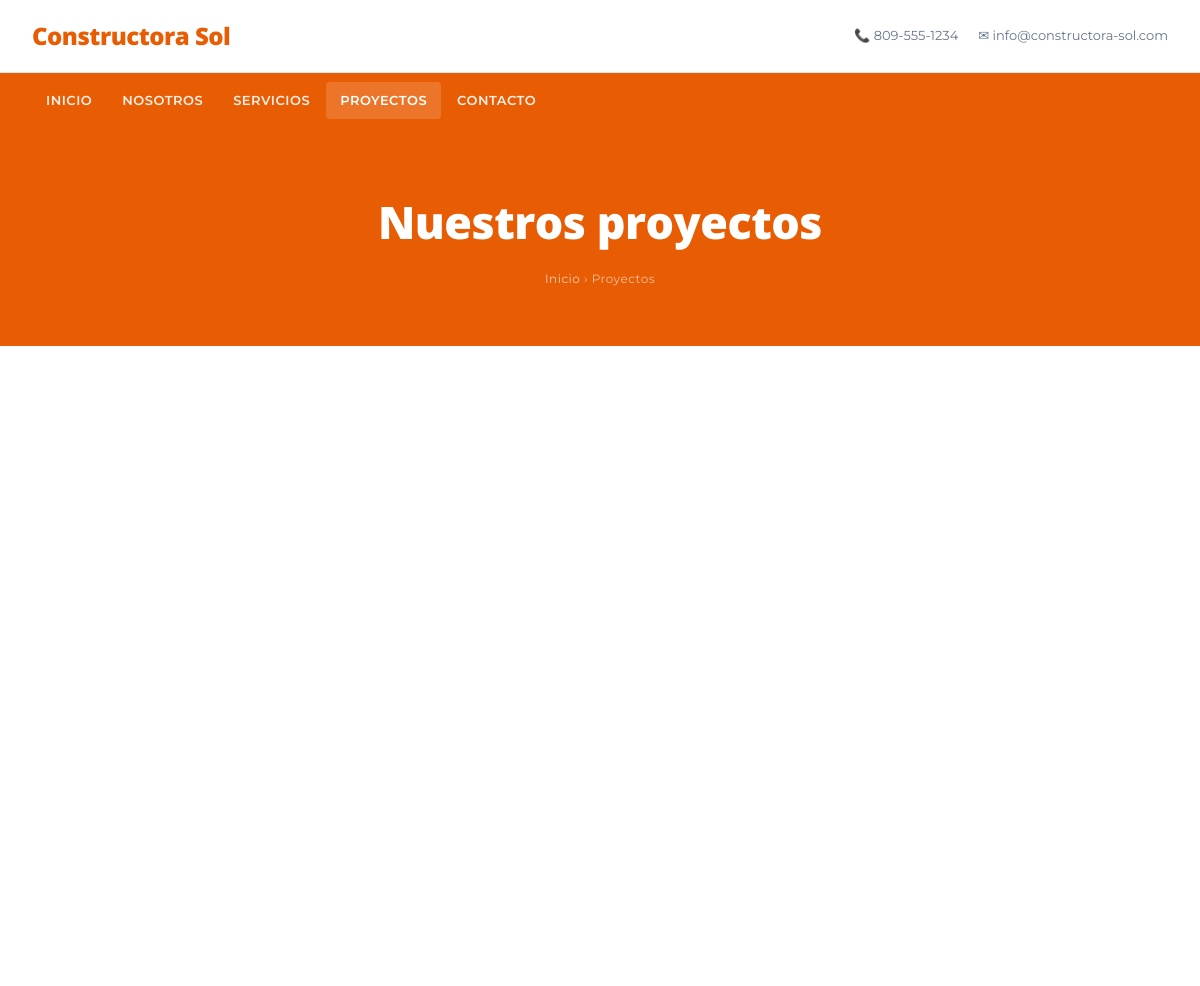
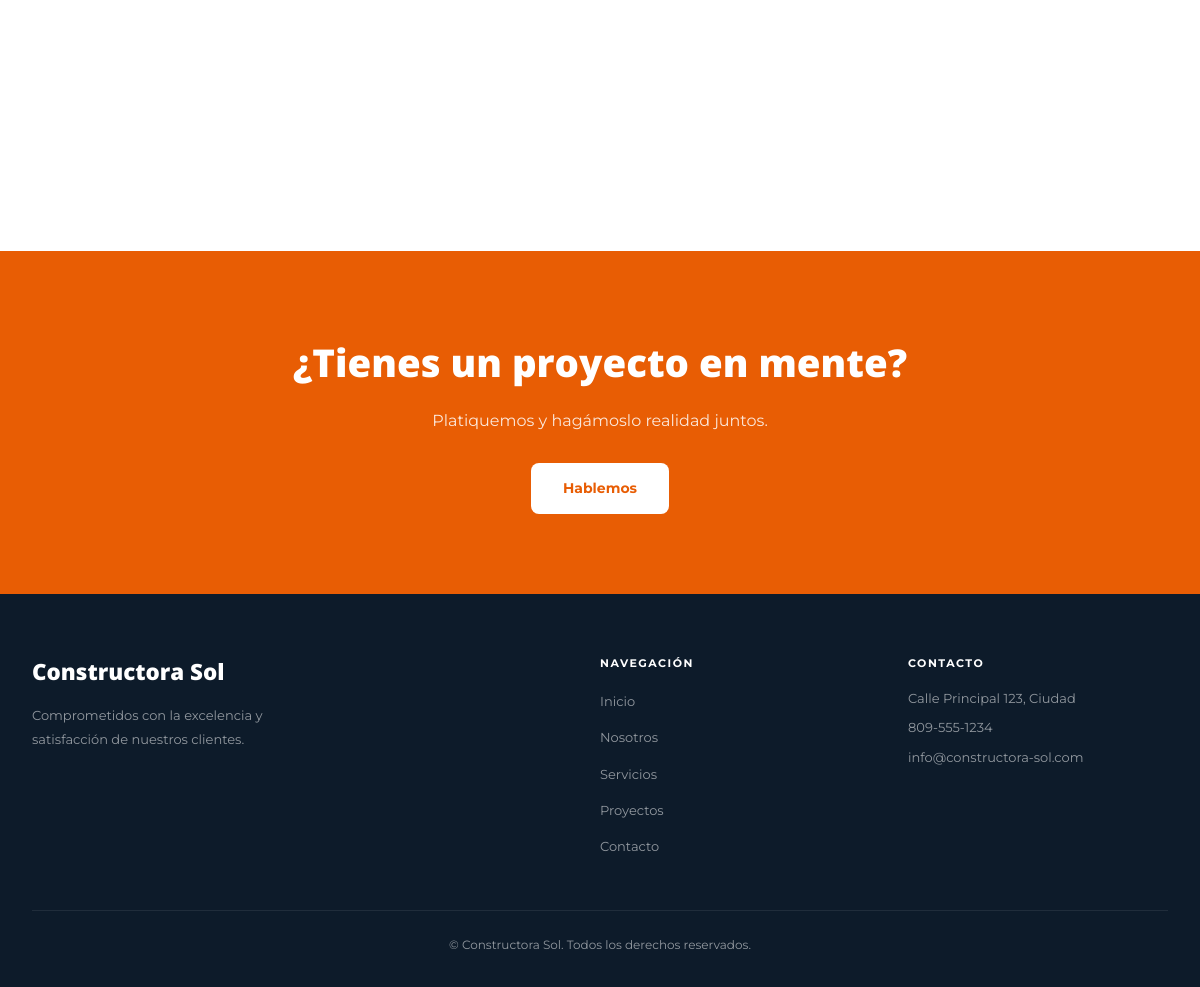
/s/constructora-sol/proyectos/, run on the app's committed database (2 pictures, top to bottom).
### tables this page shows
CREATE TABLE sitios (
            id           INTEGER PRIMARY KEY AUTOINCREMENT,
            usuario_id   INTEGER NOT NULL REFERENCES usuarios(id) ON DELETE CASCADE,
            plantilla_id INTEGER NOT NULL REFERENCES plantillas(id),
            slug         TEXT    UNIQUE NOT NULL,
            nombre       TEXT    NOT NULL,
            activo       INTEGER DEFAULT 1,
            created_at   TEXT    DEFAULT (datetime('now'))
        );

CREATE TABLE configuracion_sitio (
            id       INTEGER PRIMARY KEY AUTOINCREMENT,
            sitio_id INTEGER NOT NULL REFERENCES sitios(id) ON DELETE CASCADE,
            clave    TEXT    NOT NULL,
            valor    TEXT    NOT NULL DEFAULT '',
            UNIQUE(sitio_id, clave)
        );

### app.py (the view)
@app.route('/s/<slug>/<pagina>/')
@app.route('/s/<slug>/<pagina>')
def ver_pagina(slug, pagina):
    sitio = obtener_sitio_por_slug(slug)
    if not sitio or sitio['plantilla_tipo'] != 'web5' or pagina not in _PAGINAS_WEB5:
        abort(404)
    ctx = _contexto_sitio(sitio)
    return render_template(
        f'sites/empresa/{pagina}.html',
        sitio=sitio, pagina_activa=pagina, **ctx
    )

### app.py (called while the page is built)
def _contexto_sitio(sitio):
    sid = sitio['id']
    return {
        'config':   get_config_sitio(sid),
        'secciones': {
            'servicios': get_secciones_contenido(sid, 'servicios'),
            'proyectos': get_secciones_contenido(sid, 'proyectos'),
            'equipo':    get_secciones_contenido(sid, 'equipo'),
        },
    }

### db.py (called while the page is built)
def get_db():
    conn = sqlite3.connect(DB_PATH)
    conn.row_factory = sqlite3.Row
    conn.execute("PRAGMA journal_mode=WAL")
    return conn

def obtener_sitio_por_slug(slug: str):
    conn = get_db()
    row = conn.execute("""
        SELECT s.*, p.nombre AS plantilla_nombre, p.clave AS plantilla_clave, p.tipo AS plantilla_tipo
        FROM sitios s
        JOIN plantillas p ON p.id = s.plantilla_id
        WHERE s.slug = ? AND s.activo = 1
    """, (slug,)).fetchone()
    conn.close()
    return row

def get_config_sitio(sitio_id: int) -> dict:
    conn = get_db()
    rows = conn.execute(
        "SELECT clave, valor FROM configuracion_sitio WHERE sitio_id = ?", (sitio_id,)
    ).fetchall()
    conn.close()
    return {r['clave']: r['valor'] for r in rows}

def get_secciones_contenido(sitio_id: int, seccion: str) -> list:
    import json
    conn = get_db()
    rows = conn.execute(
        "SELECT datos FROM secciones_contenido WHERE sitio_id = ? AND seccion = ? ORDER BY orden",
        (sitio_id, seccion)
    ).fetchall()
    conn.close()
    result = []
    for r in rows:
        try:
            result.append(json.loads(r['datos']))
        except Exception:
            result.append({})
    return result

### templates/sites/empresa/proyectos.html (shortened to what this page needs)
{% extends "sites/empresa/base.html" %}
{% block content %}
<section class="page-banner">
  <div class="container">
    <h1>{{ config.get('proyectos_titulo_pagina', 'Nuestros proyectos') }}</h1>
    <nav class="breadcrumb">
      <a href="/s/{{ sitio.slug }}/">Inicio</a>
      <span>›</span>
      <span>Proyectos</span>
    </nav>
  </div>
</section>
<section style="padding:80px 0;">
  <div class="container">
    {% if secciones.proyectos %}
    {% set categorias = [] %}
    {% for p in secciones.proyectos %}
      {% if p.get('categoria') and p.get('categoria') not in categorias %}
        {% set _ = categorias.append(p.get('categoria')) %}
      {% endif %}
    {% endfor %}
    <div class="portfolio-grid">
    </div>
    {% else %}
    <p style="text-align:center;color:#6b7280;padding:40px 0;">
      Estamos preparando nuestro portafolio. ¡Vuelve pronto!
    </p>
    {% endif %}
  </div>
</section>
<section class="cta-section">
  <div class="container">
    <div class="cta-inner">
      <h2>¿Tienes un proyecto en mente?</h2>
      <p>Platiquemos y hagámoslo realidad juntos.</p>
      <a href="/s/{{ sitio.slug }}/contacto/" class="btn-cta-light">Hablemos</a>
    </div>
  </div>
</section>
{% endblock %}

### templates/sites/empresa/base.html (shortened to what this page needs)
<!DOCTYPE html>
<html lang="es">
<head>
  <link href="{{ url_for('static', filename='sites/empresa/style.css') }}" rel="stylesheet"/>
</head>
<body>
<header class="site-header" id="site-header">
  <div class="container">
    <a class="header-brand" href="{{ url_for('ver_sitio', slug=sitio.slug) }}">
      {% if config.get('logo_url') %}
        <img src="{{ config.get('logo_url') }}" alt="Logo {{ sitio.nombre }}"
             style="max-height:44px;width:auto;"/>
      {% else %}
        {{ sitio.nombre }}
      {% endif %}
    </a>
    <div class="header-contact">
      {% if config.get('contacto_telefono') %}
        <span>📞 {{ config.get('contacto_telefono') }}</span>
      {% endif %}
      {% if config.get('contacto_email') %}
        <span>✉ {{ config.get('contacto_email') }}</span>
      {% endif %}
    </div>
  </div>
</header>
<nav class="navbar" id="navbar">
  <div class="container">
    <ul class="nav-list">
      {% set base = '/s/' + sitio.slug %}
      <li><a class="nav-link {% if pagina_activa=='inicio' %}active{% endif %}"
             href="{{ base }}/">Inicio</a></li>
      <li><a class="nav-link {% if pagina_activa=='nosotros' %}active{% endif %}"
             href="{{ base }}/nosotros/">Nosotros</a></li>
      <li><a class="nav-link {% if pagina_activa=='servicios' %}active{% endif %}"
             href="{{ base }}/servicios/">Servicios</a></li>
      <li><a class="nav-link {% if pagina_activa=='proyectos' %}active{% endif %}"
             href="{{ base }}/proyectos/">Proyectos</a></li>
      <li><a class="nav-link {% if pagina_activa=='contacto' %}active{% endif %}"
             href="{{ base }}/contacto/">Contacto</a></li>
    </ul>
  </div>
</nav>
{% block content %}{% endblock %}
<footer class="site-footer">
  <div class="container">
    <div class="footer-inner">
      <div class="footer-brand-col">
        <p class="footer-brand">{{ sitio.nombre }}</p>
        <p class="footer-desc">{{ config.get('footer_descripcion', 'Comprometidos con la excelencia y satisfacción de nuestros clientes.') }}</p>
      </div>
      <div class="footer-nav">
        <h4>Navegación</h4>
        <ul>
          {% set base = '/s/' + sitio.slug %}
          <li><a href="{{ base }}/">Inicio</a></li>
          <li><a href="{{ base }}/nosotros/">Nosotros</a></li>
          <li><a href="{{ base }}/servicios/">Servicios</a></li>
          <li><a href="{{ base }}/proyectos/">Proyectos</a></li>
          <li><a href="{{ base }}/contacto/">Contacto</a></li>
        </ul>
      </div>
      <div class="footer-contact-col">
        <h4>Contacto</h4>
        {% if config.get('contacto_direccion') %}<p>{{ config.get('contacto_direccion') }}</p>{% endif %}
        {% if config.get('contacto_telefono') %}<p>{{ config.get('contacto_telefono') }}</p>{% endif %}
        {% if config.get('contacto_email') %}<p>{{ config.get('contacto_email') }}</p>{% endif %}
      </div>
    </div>
    <div class="footer-bottom">
      <p>©  {{ sitio.nombre }}. Todos los derechos reservados.</p>
    </div>
  </div>
</footer>
</body>
</html>

### static/sites/empresa/style.css (style rules this page uses)
:root { --c-primary: #0bb180; --c-accent: #A90707; --c-light: #3B5998; --c-dark: #0d1b2a; --c-text: #2d3748; --c-muted: #64748b; --c-bg: #f8fafc; --c-border: #e2e8f0; --c-white: #ffffff; --f-heading: 'Open Sans', sans-serif; --f-body: 'Montserrat', sans-serif; --radius: 8px; --radius-lg: 16px; --shadow: 0 4px 16px rgba(0,0,0,0.10); --shadow-lg: 0 12px 40px rgba(0,0,0,0.14); --ease: cubic-bezier(0.4,0,0.2,1); --container: 1200px; }
*,*::before,*::after { box-sizing:border-box;margin:0;padding:0 }
html { scroll-behavior:smooth }
body { font-family:var(--f-body);color:var(--c-text);background:var(--c-white);line-height:1.65;-webkit-font-smoothing:antialiased }
a { color:inherit;text-decoration:none }
.container { max-width:var(--container);margin:0 auto;padding:0 clamp(16px,4vw,32px) }
.site-header { background:var(--c-white);border-bottom:1px solid var(--c-border);padding:16px 0;position:relative;z-index:100 }
.site-header .container { display:flex;align-items:center;justify-content:space-between;flex-wrap:wrap;gap:12px }
.header-brand { font-family:var(--f-heading);font-size:1.5rem;font-weight:800;color:var(--c-primary);letter-spacing:-0.5px }
.header-contact { display:flex;gap:20px;font-size:13px;color:var(--c-muted) }
.header-contact span { display:flex;align-items:center;gap:6px }
.navbar { background:var(--c-primary);position:sticky;top:0;z-index:200;width:100% }
.navbar .container { display:flex;align-items:center;justify-content:space-between;height:56px }
.nav-list { display:flex;list-style:none;gap:2px }
.nav-list li { display:inline-block }
.nav-list a { display:block;padding:8px 14px;color:rgba(255,255,255,0.9);font-size:13px;font-weight:600;text-transform:uppercase;letter-spacing:0.5px;transition:background 0.2s var(--ease);border-radius:4px }
.nav-list a:hover,.nav-list a.active { background:rgba(255,255,255,0.15);color:#fff }
section { padding:clamp(60px,10vw,96px) 0 }
.portfolio-grid { display:grid;grid-template-columns:repeat(auto-fit,minmax(260px,1fr));gap:20px }
.cta-section { background:var(--c-primary);padding:80px 0 }
.cta-inner { text-align:center;color:#fff }
.cta-inner h2 { font-family:var(--f-heading);font-size:clamp(1.8rem,4vw,2.8rem);font-weight:800;margin-bottom:16px }
.cta-inner p { font-size:1.1rem;opacity:0.85;margin-bottom:32px;max-width:500px;margin-left:auto;margin-right:auto }
.site-footer { background:var(--c-dark);color:rgba(255,255,255,0.55);padding:60px 0 32px }
.footer-inner { display:grid;grid-template-columns:2fr 1fr 1fr;gap:48px;margin-bottom:40px }
.footer-brand { font-family:var(--f-heading);font-size:1.4rem;font-weight:800;color:#fff;margin-bottom:12px }
.footer-desc { font-size:13px;line-height:1.85;max-width:280px }
.footer-nav h4,.footer-contact-col h4 { color:#fff;font-size:11px;font-weight:700;text-transform:uppercase;letter-spacing:1.5px;margin-bottom:16px }
.footer-nav ul { list-style:none }
.footer-nav li { margin-bottom:10px }
.footer-nav a { color:rgba(255,255,255,0.55);font-size:13px;transition:color 0.2s }
.footer-contact-col p { font-size:13px;margin-bottom:8px }
.footer-bottom { padding-top:24px;border-top:1px solid rgba(255,255,255,0.08);text-align:center;font-size:12px }
.page-banner { background: var(--c-primary); padding: 56px 0 48px; text-align: center; color: #fff; }
.page-banner .breadcrumb { font-size: 12px; color: rgba(255,255,255,0.6); margin-bottom: 10px; letter-spacing: 0.5px; }
.page-banner .breadcrumb a { color: rgba(255,255,255,0.7); }
.page-banner h1 { font-family: var(--f-heading); font-size: clamp(1.8rem,4vw,2.8rem); font-weight: 800; color: #fff; margin-bottom: 10px; letter-spacing: -0.5px; }
.cta-section { background: var(--c-primary); padding: 80px 0; }
.cta-inner { text-align: center; color: #fff; }
.cta-inner h2 { font-family: var(--f-heading); font-size: clamp(1.6rem,3.5vw,2.4rem); font-weight: 800; margin-bottom: 14px; }
.cta-inner p { font-size: 1rem; opacity: .85; margin-bottom: 28px; max-width: 480px; margin-left: auto; margin-right: auto; }
.btn-cta-light { display: inline-flex; align-items: center; background: #fff; color: var(--c-primary); padding: 14px 32px; border-radius: var(--radius); font-weight: 700; font-size: 14px; transition: all .3s var(--ease); }
.portfolio-grid { display: grid; grid-template-columns: repeat(auto-fill, minmax(280px,1fr)); gap: 20px; }

### data on the page
sitios: nombre "Constructora Sol"
configuracion_sitio: get "809-555-1234"
configuracion_sitio: get "info@constructora-sol.com"
configuracion_sitio: get "Comprometidos con la excelencia y satisfacción de nuestros clientes."
configuracion_sitio: get "Calle Principal 123, Ciudad"

### other printed values
{{ config.get('proyectos_titulo_pagina', 'Nuestros proyectos') }} "Nuestros proyectos"
